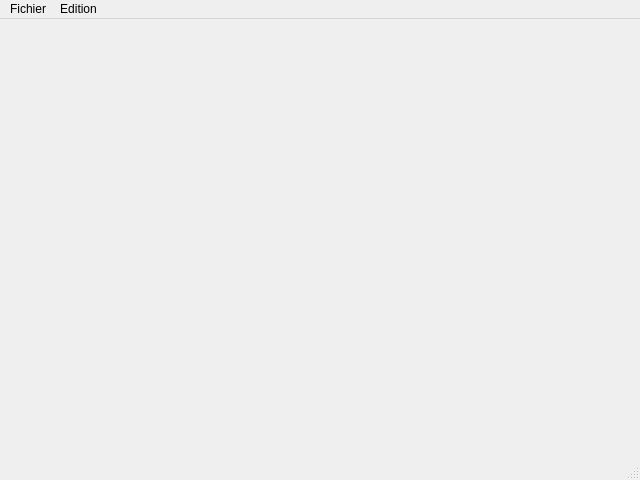
<?xml version="1.0" encoding="UTF-8"?>
<ui version="4.0">
 <class>QcmEdit</class>
 <widget class="QMainWindow" name="QcmEdit">
  <property name="geometry">
   <rect>
    <x>0</x>
    <y>0</y>
    <width>640</width>
    <height>480</height>
   </rect>
  </property>
  <property name="windowTitle">
   <string>MainWindow</string>
  </property>
  <widget class="QWidget" name="centralwidget">
   <layout class="QGridLayout" name="gridLayout"/>
  </widget>
  <widget class="QMenuBar" name="menubar">
   <property name="geometry">
    <rect>
     <x>0</x>
     <y>0</y>
     <width>640</width>
     <height>22</height>
    </rect>
   </property>
   <widget class="QMenu" name="menuFile">
    <property name="title">
     <string>Fichier</string>
    </property>
    <addaction name="actionNouveau_QCM"/>
    <addaction name="actionOuvrir"/>
    <addaction name="actionEnregistrer"/>
    <addaction name="actionEnregistrer_sous"/>
    <addaction name="actionTout_enregistrer"/>
    <addaction name="separator"/>
    <addaction name="actionFermer"/>
    <addaction name="actionTout_fermer"/>
    <addaction name="separator"/>
    <addaction name="actionD_connexion"/>
    <addaction name="actionQuitter"/>
   </widget>
   <widget class="QMenu" name="menuEdition">
    <property name="title">
     <string>Edition</string>
    </property>
    <addaction name="actionAnnuler"/>
    <addaction name="actionR_tablir"/>
    <addaction name="separator"/>
    <addaction name="actionImprimer"/>
   </widget>
   <addaction name="menuFile"/>
   <addaction name="menuEdition"/>
  </widget>
  <widget class="QStatusBar" name="statusbar"/>
  <action name="actionNouveau_QCM">
   <property name="text">
    <string>Nouveau</string>
   </property>
   <property name="toolTip">
    <string>Nouveau QCM</string>
   </property>
   <property name="shortcut">
    <string>Ctrl+N</string>
   </property>
  </action>
  <action name="actionOuvrir">
   <property name="text">
    <string>Ouvrir </string>
   </property>
   <property name="toolTip">
    <string>Ouvrir un QCM</string>
   </property>
   <property name="shortcut">
    <string>Ctrl+O</string>
   </property>
  </action>
  <action name="actionR_cent">
   <property name="text">
    <string>Récents...</string>
   </property>
  </action>
  <action name="actionEnregistrer">
   <property name="text">
    <string>Enregistrer</string>
   </property>
   <property name="shortcut">
    <string>Ctrl+S</string>
   </property>
  </action>
  <action name="actionEnregistrer_sous">
   <property name="text">
    <string>Enregistrer sous...</string>
   </property>
   <property name="shortcut">
    <string>Ctrl+Alt+S</string>
   </property>
  </action>
  <action name="actionTout_enregistrer">
   <property name="text">
    <string>Tout enregistrer</string>
   </property>
   <property name="shortcut">
    <string>Ctrl+Shift+S</string>
   </property>
  </action>
  <action name="actionFermer">
   <property name="text">
    <string>Fermer </string>
   </property>
   <property name="shortcut">
    <string>Ctrl+W</string>
   </property>
  </action>
  <action name="actionTout_fermer">
   <property name="text">
    <string>Tout fermer</string>
   </property>
   <property name="shortcut">
    <string>Ctrl+Shift+W</string>
   </property>
  </action>
  <action name="actionD_connexion">
   <property name="text">
    <string>Déconnexion</string>
   </property>
   <property name="shortcut">
    <string>Ctrl+D</string>
   </property>
  </action>
  <action name="actionQuitter">
   <property name="text">
    <string>Quitter</string>
   </property>
   <property name="shortcut">
    <string>Ctrl+Q</string>
   </property>
  </action>
  <action name="actionAnnuler">
   <property name="text">
    <string>Annuler</string>
   </property>
   <property name="shortcut">
    <string>Ctrl+Z</string>
   </property>
  </action>
  <action name="actionR_tablir">
   <property name="text">
    <string>Rétablir</string>
   </property>
   <property name="shortcut">
    <string>Ctrl+Y</string>
   </property>
  </action>
  <action name="actionImprimer">
   <property name="text">
    <string>Imprimer</string>
   </property>
   <property name="shortcut">
    <string>Ctrl+P</string>
   </property>
  </action>
 </widget>
 <resources/>
 <connections/>
</ui>
